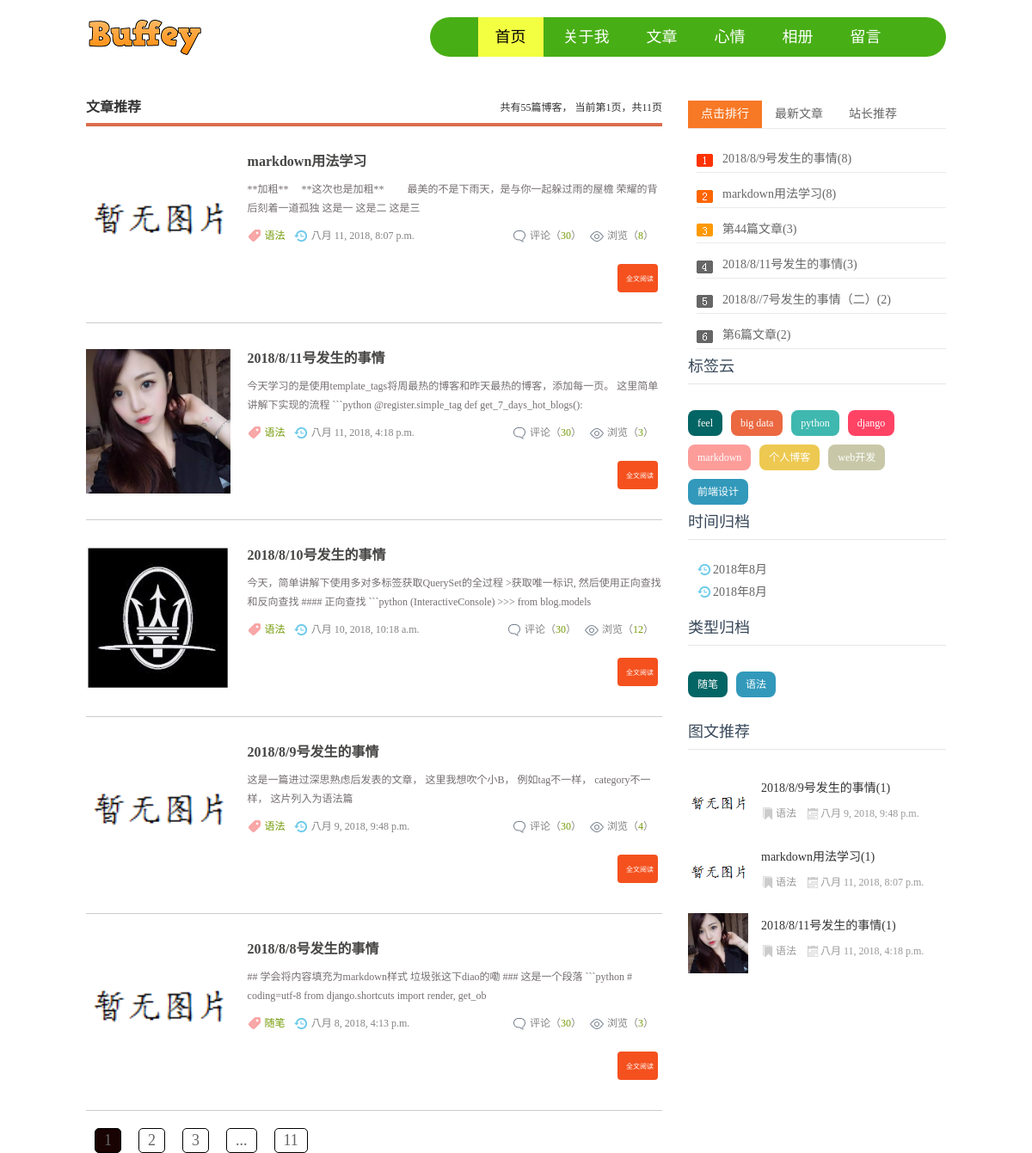
The page / on the database its author committed.
### blog/models.py (models this page shows, shortened)
class Blog(models.Model, ReadNumExpandMethod):
	STATUS_CHOICES = (
		('draft', 'Draft'), ('published', 'Published'),)
	title = models.CharField(max_length=30)
	content = models.TextField()
	category = models.ForeignKey(Category, on_delete=models.DO_NOTHING)
	tag = models.ManyToManyField(Tag)
	author = models.ForeignKey(User, on_delete=models.DO_NOTHING)
	read_details = GenericRelation(ReadDetail)
	thumbnail = models.ImageField(upload_to='blog/%Y/%m/%d', blank=True)
	created = models.DateTimeField(auto_now_add=True)
	update = models.DateTimeField(auto_now=True)
	status = models.CharField(max_length=10, choices=STATUS_CHOICES, default='draft')
	publish = models.DateTimeField(default=timezone.now)
	objects = models.Manager()
	published = PublishedManager()
	class Meta:
		ordering = ['-created']

class Category(models.Model):
	name = models.CharField(max_length=10)
	def __str__(self):
		return self.name

class Tag(models.Model):
	name = models.CharField(max_length=10)

### read_statistics/models.py (models this page shows, shortened)
class ReadNum(models.Model):
	read_num = models.IntegerField(default=0)
	content_type = models.ForeignKey(ContentType, on_delete=models.DO_NOTHING)
	object_id = models.PositiveIntegerField()
	content_object = GenericForeignKey('content_type', 'object_id')

class ReadDetail(models.Model):
	date = models.DateField(default=timezone.now)
	read_num = models.IntegerField(default=0)
	content_type = models.ForeignKey(ContentType, on_delete=models.DO_NOTHING)
	object_id = models.PositiveIntegerField()
	content_object = GenericForeignKey('content_type', 'object_id')

### mysite/views.py (the view)
# urls.py: path('', index, name='blog_list'),
def index(req):
	blog_list = Blog.published.all()
	context = get_paginator_data(req, blog_list)
	context['blog_list'] = context['lists']
	context['page_of_blogs'] = context['page_list']
	blog_content_type = ContentType.objects.get_for_model(Blog)
	dates, read_nums = get_seven_days_read_data(blog_content_type)
	context['dates'] = dates
	context['read_nums'] = read_nums
	return render(req, 'index.html', context)

### blog/models.py (called while the page is built)
	def get_queryset(self):
		return super(PublishedManager, self).get_queryset().filter(status='published')

### blog/templatetags/blog_tags.py (called while the page is built)
@register.simple_tag
def get_recent_blogs(num=6):
	return Blog.published.all()[:num]

@register.simple_tag
def get_all_tags():
	return Tag.objects.all()

@register.simple_tag
def get_all_categories():
	return Category.objects.all()

@register.simple_tag
def get_blogs_with_date():
	return Blog.published.dates('publish', 'month', order='DESC')

@register.simple_tag
def get_yesterday_hot_blogs():
	blog_content_type = ContentType.objects.get_for_model(Blog)
	today = timezone.now().date()
	yesterday = today - datetime.timedelta(days=1)
	return ReadDetail.objects.filter(content_type=blog_content_type, date=yesterday).order_by('-read_num')[:5]

@register.simple_tag
def get_hot_blogs_for_7_days():
	hot_blogs_for_7_days = cache.get('hot_blogs_for_7_days')
	if hot_blogs_for_7_days is None:
		today = timezone.now().date()
		date = today - datetime.timedelta(days=7)
		hot_blogs_for_7_days = Blog.objects.filter(
			read_details__date__lt=today,
			read_details__date__gte=date) \
			.values('id', 'title').annotate(read_num_sum=Sum('read_details__read_num')) \
			.order_by('-read_num_sum')[:6]
		cache.set('hot_blogs_for_7_days', hot_blogs_for_7_days, 3600)
	return hot_blogs_for_7_days

### read_statistics/models.py (called while the page is built)
	def get_read_num(self):
		try:
			ct = ContentType.objects.get_for_model(self)
			readnum = ReadNum.objects.get(content_type=ct, object_id=self.pk)
			return readnum.read_num
		except exceptions.ObjectDoesNotExist:
			return 0

### read_statistics/utils.py (called while the page is built)
def get_seven_days_read_data(content_type):
	today = timezone.now().date()
	dates = list()
	read_nums = list()
	for i in range(7, -1, -1):
		date = today - datetime.timedelta(days=i)
		dates.append(date.strftime('%m/%d'))
		read_details = ReadDetail.objects.filter(content_type=content_type, date=date)
		result = read_details.aggregate(read_num_sum=Sum('read_num'))
		read_nums.append(result['read_num_sum'] or 0)
	return dates, read_nums

### blog/templates/index.html (shortened to what this page needs)
{% extends 'base.html' %}
{% load staticfiles %}
{% load blog_tags %}
{% block index_active %}topnav_current{% endblock %}
{% block content %}
    <div class="l_box f_l">
	    <div class="topnews">
		    <div class="begin"><span>
                    共有{{ page_of_blogs.paginator.count }}篇博客，
			        当前第{{ page_of_blogs.number }}页，共{{ page_of_blogs.paginator.num_pages }}页
                </span>
                <b>文章</b>推荐
            </div>
		   {% for blog in blog_list %}
				<div class="blogs">
					<figure><img src="{% if blog.thumbnail %}
					                      {{ blog.thumbnail.url }}
										{% else %}
											{% static 'blog/images/no_image.png' %}
										{% endif %}">
										</figure>
					<ul>
						<h3><a href="{% url 'blog_detail' blog.pk %}">{{ blog.title }}</a></h3>
						<p> {{ blog.content|safe|striptags|truncatechars:120 }}</p>
						<p class="author">
							<span class="lm f_l">
								<a href="{% url 'blogs_with_categories' blog.pk %}">{{ blog.category }}</a></span>
				                <span class="dtime f_l">{{ blog.publish }}</span>
				                <span class="viewnum f_r">浏览（<a href="/">{{ blog.get_read_num }}</a>）</span>
				                <span class="pingl f_r">评论（<a href="/">30</a>）</span>
						</p>
						<button class="button" onclick="window.location.href='{% url 'blog_detail' blog.pk %}'"><span>全文阅读</span></button>
					</ul>
				    </div>
            {% empty %}
	                <span> 暂无文章，有事联系版主 </span>
		    {% endfor %}
        </div>
        <div class="paginator">
          <ul class="pagination">
	          {% for page_num in page_range %}
	            {% if page_num == page_of_blogs.number %}
	                <a><li class='active'> {{ page_num }}</li></a>
                {% else %}
	                {% if page_num == '...' %}
		                <li> {{ page_num }}</li>
	                {% else %}
	                    <a href="?page={{ page_num }}"> <li>{{ page_num }}</li> </a>
	                {% endif %}
	            {% endif %}
	          {% endfor %}
          </ul>
        </div>
      </div>
{% endblock %}

### blog/templates/base.html (shortened to what this page needs)
<!doctype html>
{% load staticfiles %}
{% load blog_tags %}
<html>
<head>
  <link href="{% static 'blog/css/base.css' %}" rel="stylesheet" />
  <link href="{% static 'blog/css/index.css' %}" rel='stylesheet' />
</head>
<body>
	<header>
    	<div class="logo f_l"> <a href="/"><img src="{% static 'blog/images/logo.png' %}"></a> </div>
        	<nav id="topnav" class="f_r">
            <ul>
                <a href="{% url 'index' %}" id='{% block index_active %}{% endblock %}'>首页</a>
                <a href="{% url 'index' %}" target="">关于我</a>
                <a href="{% url 'blog_list' %}"  id='{% block blog_active %}{% endblock %}' target="">文章</a>
                <a href="{% url 'feeling' %}" id='{% block feeling_active %}{% endblock %}' target="">心情</a>
                <a href="{% url 'index' %}" target="">相册</a>
                <a href="{% url 'index' %}" target="">留言</a>
            </ul>
  		</nav>
    </header>
    <article>
     {% block content %}
      {% endblock %}
      <div class="r_box f_r">
        <div class="moreSelect" id="lp_right_select">
          <div class="ms-top">
            <ul class="hd" id="tab">
              <li class="cur"><a href="/">点击排行</a></li>
              <li><a href="/">最新文章</a></li>
              <li><a href="/">站长推荐</a></li>
            </ul>
          </div>
          <div class="ms-main" id="ms-main">
            <div style="display: block;" class="bd bd-news" >
	            {% get_hot_blogs_for_7_days as hot_blogs_for_7_days %}
              <ul>
	              {% for blog in hot_blogs_for_7_days %}
                    <li><a href="{% url 'blog_detail' blog.id %}">{{ blog.title }}({{ blog.read_num_sum }})</a></li>
	              {% empty %}
	              暂无推送
	              {% endfor %}
              </ul>
            </div>
	            {% get_recent_blogs as recent_blogs %}
          </div>
          <div class="cloud">
            <h3>标签云</h3>
	          {% get_all_tags as all_tags %}
            <ul>
	            {% for tag in all_tags %}
	                <li><a href="{% url 'blogs_with_tag' tag.pk %}">{{ tag.name }}</a></li>
	            {% empty %}
	                暂无标签
	            {% endfor %}
              <li><a href="/">个人博客</a></li>
              <li><a href="/">web开发</a></li>
              <li><a href="/">前端设计</a></li>
            </ul>
          </div>
	        <div class="date">
		        <h3>时间归档</h3>
		        {% get_blogs_with_date as blogs_with_date %}
		        <ul>
			        {% for blog in blogs_with_date %}
			            <li>
				            <span class="date-logo"><a href="{% url 'blogs_with_date' blog.year blog.month %}">{{ blog.year }}年{{ blog.month }}月</a></span>
			            </li>
			            <li>
				            <span class="date-logo"><a href="#">{{ blog.year }}年{{ blog.month }}月</a></span>
			            </li>
			        {% empty %}
			            暂无相关内容
			        {% endfor %}
		        </ul>
	        </div>
	        <div class="category">
		        <h3>类型归档</h3>
		        {% get_all_categories as all_categories %}
		        <ul>
			        {% for category in all_categories %}
			            <li>
				            <a href="{% url 'blogs_with_category' category.pk %}"> {{ category.name }}</a></li>
			        {% empty %}
			            暂无分类
			        {% endfor %}
		        </ul>
	        </div>
          <div class="tuwen">
            <h3>图文推荐</h3>
	          {% get_yesterday_hot_blogs as yesterday_hot_blogs %}
            <ul>
	            {% for blog in yesterday_hot_blogs %}
              <li><a href="{% url 'blog_detail' blog.content_object.pk %}"><img src="{% if blog.content_object.thumbnail %}
					                      {{ blog.content_object.thumbnail.url }}
										{% else %}
											{% static 'blog/images/no_image.png' %}
										{% endif %}"><b>{{ blog.content_object.title }}({{ blog.read_num }})</b></a>
                <p><span class="tulanmu"><a href="{% url 'blog_detail' blog.content_object.pk %}">{{ blog.content_object.category }}</a>
                </span><span class="tutime">{{ blog.content_object.publish }}</span></p>
              </li>
	            {% empty %}
	            暂无推送
	            {% endfor %}
            </ul>
          </div>
        </div>
      </div>
    </article>
</body>
</html>

### blog/static/blog/css/base.css (style rules this page uses)
* { margin:0; padding:0; }
body { font: 12px/1.5 'Microsoft Yahei', 'Simsun'; color: #666666; background: #fff; }
img { border: 0; display: block; }
ul { list-style: none; }
h1, h2, h3, h4, h5, h6 { font-size: 100%; font-weight: normal; }
a { outline: none; }
a:link, a:visited { text-decoration: none; color: #666; }
.f_l { float: left; }
.f_r { float: right; }
.l_box { width: 670px; }
.r_box { width: 300px; }
header { width: 1000px; margin: 20px auto; overflow: hidden; clear: both; }
#topnav { width: 60%; background: #48AE15; height: 46px; line-height: 46px; text-align: center; border-radius: 46px; }
#topnav a { display: inline-block; font-size: 18px; font-family: "Microsoft Yahei", Arial, Helvetica, sans-serif; padding: 0 20px; color: #fff; }
a#topnav_current { background: #F3FF41; color: #000; }
article { width: 1000px; margin: 20px auto; }
.moreSelect { width: 100%; margin: 30px 0 20px 0; overflow: hidden; }
.ms-top { height: 32px; border-bottom: solid 1px #EAEAEA; font-size: 14px; }
#tab li a { float: left; height: 32px; cursor: pointer; line-height: 32px; list-style-type: none; padding: 0 15px; }
#tab li.cur a { color: #fff; background: #f77825; }
.bd { display: none; }
.bd-news ul { padding: 10px 0 0 10px; background: url(../images/ph2.png) no-repeat 10px 29px; }
.bd-news ul li { border-bottom: solid 1px #EAEAEA; line-height: 30px; height: 30px; overflow: hidden; font-size: 14px; padding: 10px 0 0 30px; }
.bd-news ul li a { display: block; }
.cloud { width: 100%; clear: both; overflow: hidden; }
.cloud h3 { line-height: 40px; color: #38485A; font-size: 18px; border-bottom: 1px solid #E6E6E6; height: 40px; }
.cloud ul { margin: 20px 0; }
.cloud ul li { line-height: 24px; height: 24px; display: block; background: #999; float: left; padding: 3px 11px; margin: 10px 10px 0 0; border-radius: 8px; -moz-transition: all 0.5s; -webkit-transition: all 0.5s; -o-transition: all 0.5s; transition: all 0.5s; }
.cloud ul li a { color: #FFF; }
.cloud ul li:nth-child(8n-7) { background: #8A9B0F; }
.cloud ul li:nth-child(8n-6) { background: #EB6841; }
.cloud ul li:nth-child(8n-5) { background: #3FB8AF; }
.cloud ul li:nth-child(8n-4) { background: #FE4365; }
.cloud ul li:nth-child(8n-3) { background: #FC9D9A; }
.cloud ul li:nth-child(8n-2) { background: #EDC951; }
.cloud ul li:nth-child(8n-1) { background: #C8C8A9; }
.cloud ul li:nth-child(8n) { background: #83AF9B; }
.cloud ul li:first-child { background: #036564; }
.cloud ul li:last-child { background: #3299BB; }
.date { width: 100%; clear: both; overflow: hidden; }
.date h3 { line-height: 40px; color: #38485A; font-size: 18px; border-bottom: 1px solid #E6E6E6; height: 40px; }
.date ul { margin: 20px 0; }
.date ul li { line-height: 24px; height: 10px; display: block; font-size: 14px; padding: 3px 11px; margin: 10px 10px 0 0; }
.date .date-logo { background: url(../images/newsbg02.png) no-repeat center left; padding-left: 18px; }
.category { width: 100%; clear: both; overflow: hidden; }
.category h3 { line-height: 40px; color: #38485A; font-size: 18px; border-bottom: 1px solid #E6E6E6; height: 40px; }
.category ul { margin: 20px 0; }
.category ul li { line-height: 24px; height: 24px; display: block; background: #999; float: left; padding: 3px 11px; margin: 10px 10px 0 0; border-radius: 8px; -moz-transition: all 0.5s; -webkit-transition: all 0.5s; -o-transition: all 0.5s; transition: all 0.5s; }
.category ul li a { color: #FFF; }
.category ul li:nth-child(8n-7) { background: #8A9B0F; }
.category ul li:nth-child(8n-6) { background: #EB6841; }
.category ul li:first-child { background: #036564; }
.category ul li:last-child { background: #3299BB; }

### rows shown on the page
Blog: title "markdown用法学习", content "**加粗** **这次也是加粗** 最美的不是下雨天，是与你一起躲过雨的屋檐 荣耀的背后刻着一道孤独 这是一 这是二 这是三", category "语法", publish "八月 11, 2018, 8:07 p.m.", get_read_num "8"
Blog: thumbnail (picture), title "2018/8/11号发生的事情", content "今天学习的是使用template_tags将周最热的博客和昨天最热的博客，添加每一页。 这里简单讲解下实现的流程 ```python @register.simple_tag def get_7_days_hot_blogs():", category "语法", publish "八月 11, 2018, 4:18 p.m.", get_read_num "3"
Blog: thumbnail (picture), title "2018/8/10号发生的事情", content "今天，简单讲解下使用多对多标签获取QuerySet的全过程 >获取唯一标识, 然后使用正向查找和反向查找 #### 正向查找 ```python (InteractiveConsole) >>> from blog.models", category "语法", publish "八月 10, 2018, 10:18 a.m.", get_read_num "12"
Blog: title "2018/8/9号发生的事情", content "这是一篇进过深思熟虑后发表的文章， 这里我想吹个小B， 例如tag不一样， category不一样， 这片列入为语法篇", category "语法", publish "八月 9, 2018, 9:48 p.m.", get_read_num "4"
Blog: title "2018/8/8号发生的事情", content "## 学会将内容填充为markdown样式 垃圾张这下diao的嘞 ### 这是一个段落 ```python # coding=utf-8 from django.shortcuts import render, get_ob", category "随笔", publish "八月 8, 2018, 4:13 p.m.", get_read_num "3"
Tag: name "feel"
Tag: name "big data"
Tag: name "python"
Tag: name "django"
Tag: name "markdown"
Category: name "随笔"
Category: name "语法"
ReadDetail: content_object "2018/8/9号发生的事情", read_num "1", content_object.category "语法", content_object.publish "八月 9, 2018, 9:48 p.m."
ReadDetail: content_object "markdown用法学习", read_num "1", content_object.category "语法", content_object.publish "八月 11, 2018, 8:07 p.m."
ReadDetail: content_type+object (picture), content_object "2018/8/11号发生的事情", read_num "1", content_object.category "语法", content_object.publish "八月 11, 2018, 4:18 p.m."

### other values the page prints
{{ page_of_blogs.paginator.count }} "55"
{{ page_of_blogs.number }} "1"
{{ page_of_blogs.paginator.num_pages }} "11"
{{ page_num }} "1"
{{ page_num }} "2" "3" "11"
{{ page_num }} "..."
{{ blog.title }} "2018/8/9号发生的事情" "markdown用法学习" "第44篇文章" "2018/8/11号发生的事情" "2018/8//7号发生的事情（二）" "第6篇文章"
{{ blog.read_num_sum }} "8" "8" "3" "3" "2" "2"
{{ blog.year }} "2018"
{{ blog.month }} "8"
